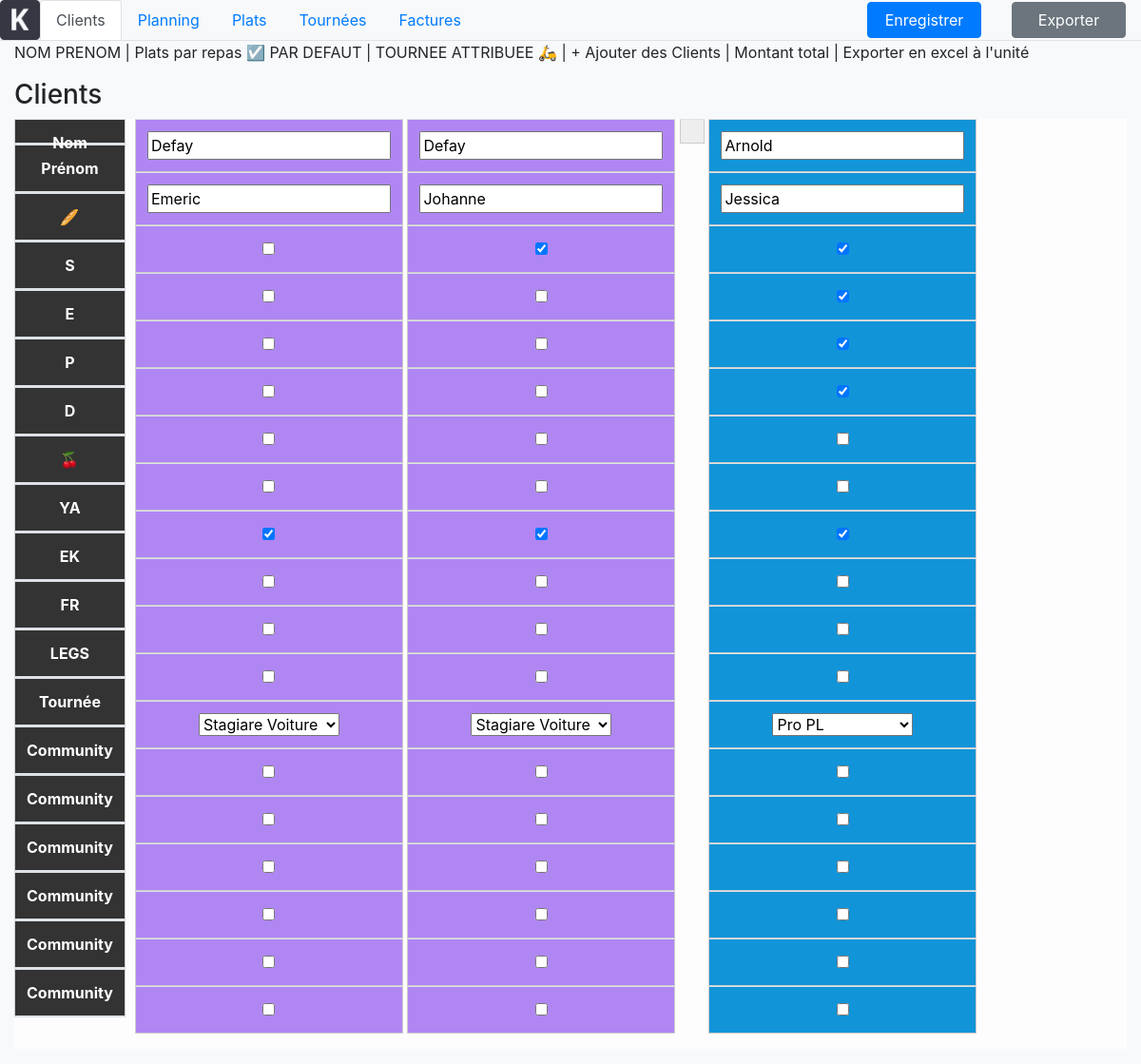
The page / on the database its author committed.
### project/manager/models.py (models this page shows, shortened)
class Client(models.Model):
    create_datetime = models.DateTimeField(verbose_name=("Date de création"), auto_now_add=True)
    update_datetime = models.DateTimeField(verbose_name=("Date de mise à jour"), auto_now=True)
    first_name = models.CharField(verbose_name=("Prénom"), max_length=100, blank=False, null=False)
    last_name = models.CharField(verbose_name=("Nom"), max_length=100, blank=False, null=False)
    address = models.CharField(verbose_name=("Adresse"), max_length=1000, blank=False, null=False)
    default_command = models.ManyToManyField(DefaultCommand)
    circuit = models.ForeignKey(Circuit, on_delete=models.PROTECT)
    class Meta:
        ordering = ['circuit', 'last_name', 'first_name']

class DefaultCommand(models.Model):
    default = models.CharField(max_length=10, choices=FoodCategory.choices, verbose_name=("Plats réguliers"), blank=False, null=False)
    def __str__(self):
        return str(self.default)

class Circuit(models.Model):
    name = models.CharField(verbose_name=("Nom de la tournée"), max_length=200, blank=False, null=False)
    description = models.CharField(verbose_name=("Description de la tournée"), max_length=200, blank=True, null=True)

### project/manager/views.py (the view, shortened to what this page needs)
# urls.py: path('', views.HomeView.as_view(), name='index'),
class HomeView(TemplateView, UpdateView):
    template_name = 'manager/index.html'
    def get_form(self):
        clients = Client.objects.all().order_by('circuit', 'last_name', 'first_name')
        circuits = Circuit.objects.all().order_by('name')
        defaultcommands = DefaultCommand.objects.all().order_by('default')
        print(len(list(circuits)))
        gradients = [f'#{(hex(int(256*256*256 - (250*250*250)//(k+1) )))[2:]}' for k in range(len(list(circuits)))]
        gradients_colors = {(circuit.id, gradients[index]) for index, circuit in enumerate(circuits)}
        print(gradients_colors)
        form = {
            'clients':((ClientForm(instance=(client))) for client in list(clients)),
            'circuits':({(CircuitForm(instance=(circuit))) for circuit in list(circuits)}),
            'defaultcommands': (defaultcommands),
            'gradients': gradients_colors,
        }
        return form
    def get_context_data(self, **kwargs):
        context = super().get_context_data(**kwargs)
        form = self.get_form()
        context['formClient'] = form['clients']
        context['formCircuit'] = form['circuits']
        context['formDefaultCommand'] = form['defaultcommands']
        context['gradients'] = form['gradients']
        return context
    def get(self, request, *args, **kwargs):
        return super().get(request, *args, **kwargs)

### project/manager/templates/manager/index.html (shortened to what this page needs)
<!DOCTYPE html>
{% load static %}
<html lang="fr">
    <head>
        <link rel="stylesheet" href="https://cdn.jsdelivr.net/npm/bootstrap@4.1.3/dist/css/bootstrap.min.css">
    </head>
    <body class="overflow-hidden bg-light">
        <ul class="nav nav-tabs" id="menu" role="tablist">
            <li class="nav-brand h-100">
                <img src="{% static 'logo.png' %}"
                     alt="Small"
                     class="d-inline-block align-top"
                     height="42"
                />
            </li>
            <li class="nav-item">
                <a class="nav-link active" id="client-tab" data-toggle="tab" href="#client" role="tab" aria-controls="client" aria-selected="true">Clients</a>
            </li>
            <li class="nav-item">
                <a class="nav-link" id="planning-tab" data-toggle="tab" href="#planning" role="tab" aria-controls="planning" aria-selected="true">Planning</a>
            </li>
            <li class="nav-item">
                <a class="nav-link" id="food-tab" data-toggle="tab" href="#food" role="tab" aria-controls="food" aria-selected="false">Plats</a>
            </li>
            <li class="nav-item">
                <a class="nav-link" id="circuit-tab" data-toggle="tab" href="#circuit" role="tab" aria-controls="circuit" aria-selected="false">Tournées</a>
            </li>
            <li class="nav-item">
                <a class="nav-link" id="bill-tab" data-toggle="tab" href="#bill" role="tab" aria-controls="bill" aria-selected="false">Factures</a>
            </li>
            <li class="nav-item ml-auto">
                <button form="myform" class="btn btn-primary align-content-center mx-3" type="submit" style="width:120px; transform: translate(0px, 2px);">Enregistrer</button>
            </li>
            <li class="nav-item">
                <button class="btn btn-secondary align-content-center mx-3" type="button" style="width:120px; transform: translate(0px, 2px);">Exporter</button>
            </li>
        </ul>
        <div class="wrapper pt-0">
            <section class="content p-0 vh-100">
                <div class="container-fluid vh-100">
                    <div class="row vh-100">
                        <div class="col-12 h-100">
                            <div class="tab-content" id="menuContent">
                                <div class="tab-pane fade show active" id="client" role="tabpanel" aria-labelledby="client-tab">
                                    <p>
                                    NOM PRENOM | Plats par repas ☑ PAR DEFAUT | TOURNEE ATTRIBUEE 🛵 | + Ajouter des Clients | Montant total | Exporter en excel à l'unité
                                    {% include "manager/clients/clients_list.html" %}
                                    </p>
                                </div>
                            </div>
                        </div>
                    </div>
                </div>
            </section>
        </div>
    </body>
</html>

### project/manager/templates/manager/clients/clients_list.html (shortened to what this page needs)
{% load static %}
<form action="{% url "manager:update" %}" method="post" id="myform">
    <h3>
        Clients
    </h3>
    <table class="responsive-table-input-matrix table table-light">
        <thead>
            <tr>
                <th>Nom</th>
                <th>Prénom</th>
                <th>🥖</th>
                <th>S</th>
                <th>E</th>
                <th>P</th>
                <th>D</th>
                <th>🍒</th>
                <th>YA</th>
                <th>EK</th>
                <th>FR</th>
                <th>LEGS</th>
                <th>Tournée</th>
                <th>Community</th>
                <th>Community</th>
                <th>Community</th>
                <th>Community</th>
                <th>Community</th>
                <th>Community</th>
            </tr>
        </thead>
        <tbody>
        {% for client in formClient %}
        {% ifchanged client.circuit.value %} {% if forloop.counter0 != 0 %}<tr style="border-collapse: separate;
        border-spacing:0 20px;"><td></td></tr>{% endif %}{% endifchanged %}
        <tr style="background-color: {% for grad in gradients %}{% if grad.0|striptags == client.circuit.value|striptags %}{{grad.1}}{% endif %}{% endfor %}; margin-bottom:1rem;">
                <td><input type="text" name="last_name_{{client.id.value}}" id="id_id_{{client.id.value}}" value="{{client.last_name.value}}"/></td>
                <td><input type="text" name="first_name_{{client.id.value}}" id="id_id_{{client.id.value}}" value="{{client.first_name.value}}"/></td>
                {% for default in formDefaultCommand %}
                    <td>
                        <input
                            type="checkbox"
                            id="default_command-box_{{client.id.value}}_{{default}}"
                            name="default_command_{{client.id.value}}_{{default}}"
                        {% for box_client in client.default_command.value %}
                            {% if default|striptags == box_client|striptags %}
                                checked
                            {% endif %}
                        {% endfor %}
                        class="default_box">
                    </td>
                {% endfor %}
                <td>
                    <select name="circuit_{{client.id.value}}" id="circuit-select_{{client.id.value}}">
                        {% for circuit in formCircuit %}
                            <option value="{{ circuit.id.value }}" {% if circuit.id.value == client.circuit.value %}selected="selected"{% endif %}> {{ circuit.name.value }} </option>
                        {% endfor %}
                    </select>
                </td>
                <td><input type="checkbox"></td>
                <td><input type="checkbox"></td>
                <td><input type="checkbox"></td>
                <td><input type="checkbox"></td>
                <td><input type="checkbox"></td>
                <td><input type="checkbox"></td>
            </tr>
        {% endfor %}
    </table>
</form>

### project/manager/templates/manager/clients/clients_list.html (style rules this page uses)
table { width: 100%; border-collapse: collapse; }
tr:nth-of-type(odd) { background: #eee; }
th { background: #333; color: white; font-weight: bold; }
td, th { padding: 6px; border: 1px solid #ccc; text-align: center; }
@media only screen and (max-width: 760px), (min-device-width: 768px) and (max-device-width: 1024px) { .responsive-table-input-matrix { display: block; position: relative; width: 100%; } }
@media only screen and (max-width: 760px), (min-device-width: 768px) and (max-device-width: 1024px) { .responsive-table-input-matrix:after { clear: both; content: ""; display: block; font-size: 0; height: 0; visibility: hidden; } }
@media only screen and (max-width: 760px), (min-device-width: 768px) and (max-device-width: 1024px) { .responsive-table-input-matrix tbody { display: block; overflow-x: auto; position: relative; white-space: nowrap; width: auto; } }
@media only screen and (max-width: 760px), (min-device-width: 768px) and (max-device-width: 1024px) { .responsive-table-input-matrix tbody tr { display: inline-block; vertical-align: top; } }
@media only screen and (max-width: 760px), (min-device-width: 768px) and (max-device-width: 1024px) { .responsive-table-input-matrix tbody tr td { display: block; text-align: center; } }
@media only screen and (max-width: 760px), (min-device-width: 768px) and (max-device-width: 1024px) { .responsive-table-input-matrix tbody tr td:first-child { text-align: center; } }
@media only screen and (max-width: 760px), (min-device-width: 768px) and (max-device-width: 1024px) { .responsive-table-input-matrix thead { display: block; float: left; margin-right: 10px; } }
@media only screen and (max-width: 760px), (min-device-width: 768px) and (max-device-width: 1024px) { .responsive-table-input-matrix thead:after { clear: both; content: ""; display: block; font-size: 0; height: 0; visibility: hidden; } }
@media only screen and (max-width: 760px), (min-device-width: 768px) and (max-device-width: 1024px) { .responsive-table-input-matrix thead th:first-of-type { height: 1.4em; } }
@media only screen and (max-width: 760px), (min-device-width: 768px) and (max-device-width: 1024px) { .responsive-table-input-matrix thead th { display: block; text-align: center; } }
@media only screen and (max-width: 760px), (min-device-width: 768px) and (max-device-width: 1024px) { .responsive-table-input-matrix thead th:first-child { text-align: center; } }

### rows shown on the page
Client: last_name.value "Defay", first_name.value "Emeric"
DefaultCommand: default "☑"
DefaultCommand: default "☑"
DefaultCommand: default "☑"
DefaultCommand: default "☑"
DefaultCommand: default "☑"
Circuit: name "Stagiare Voiture" "Stagiare Voiture"
Client: last_name.value "Defay", first_name.value "Johanne"
Client: last_name.value "Arnold", first_name.value "Jessica"
Circuit: name "Pro PL"
